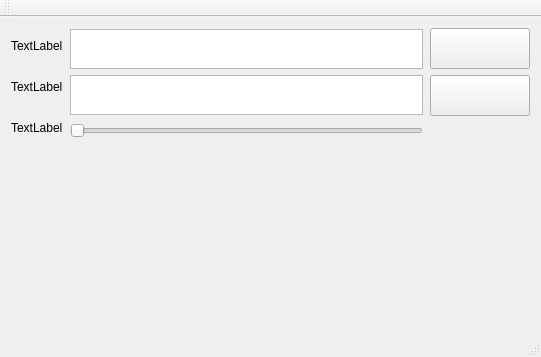
<?xml version="1.0" encoding="UTF-8"?>
<ui version="4.0">
 <class>ScratchQThreadClass</class>
 <widget class="QMainWindow" name="ScratchQThreadClass">
  <property name="geometry">
   <rect>
    <x>0</x>
    <y>0</y>
    <width>541</width>
    <height>357</height>
   </rect>
  </property>
  <property name="windowTitle">
   <string>ScratchQThread</string>
  </property>
  <property name="autoFillBackground">
   <bool>false</bool>
  </property>
  <widget class="QWidget" name="centralWidget">
   <layout class="QHBoxLayout" name="horizontalLayout" stretch="0,1,0">
    <item>
     <layout class="QVBoxLayout" name="verticalLayout_3" stretch="1,1,1,8">
      <item>
       <widget class="QLabel" name="label_ActiveNum">
        <property name="sizePolicy">
         <sizepolicy hsizetype="Preferred" vsizetype="Fixed">
          <horstretch>0</horstretch>
          <verstretch>0</verstretch>
         </sizepolicy>
        </property>
        <property name="minimumSize">
         <size>
          <width>50</width>
          <height>35</height>
         </size>
        </property>
        <property name="text">
         <string>TextLabel</string>
        </property>
       </widget>
      </item>
      <item>
       <widget class="QLabel" name="label_ControlNum">
        <property name="sizePolicy">
         <sizepolicy hsizetype="Preferred" vsizetype="Fixed">
          <horstretch>0</horstretch>
          <verstretch>0</verstretch>
         </sizepolicy>
        </property>
        <property name="minimumSize">
         <size>
          <width>50</width>
          <height>35</height>
         </size>
        </property>
        <property name="text">
         <string>TextLabel</string>
        </property>
       </widget>
      </item>
      <item>
       <widget class="QLabel" name="label_SliderNum">
        <property name="sizePolicy">
         <sizepolicy hsizetype="Preferred" vsizetype="Fixed">
          <horstretch>0</horstretch>
          <verstretch>0</verstretch>
         </sizepolicy>
        </property>
        <property name="minimumSize">
         <size>
          <width>50</width>
          <height>35</height>
         </size>
        </property>
        <property name="text">
         <string>TextLabel</string>
        </property>
       </widget>
      </item>
      <item>
       <spacer name="verticalSpacer_2">
        <property name="orientation">
         <enum>Qt::Vertical</enum>
        </property>
        <property name="sizeHint" stdset="0">
         <size>
          <width>20</width>
          <height>40</height>
         </size>
        </property>
       </spacer>
      </item>
     </layout>
    </item>
    <item>
     <layout class="QVBoxLayout" name="verticalLayout" stretch="1,1,1,8">
      <property name="leftMargin">
       <number>1</number>
      </property>
      <property name="topMargin">
       <number>1</number>
      </property>
      <property name="rightMargin">
       <number>1</number>
      </property>
      <property name="bottomMargin">
       <number>1</number>
      </property>
      <item>
       <widget class="QTextEdit" name="textEdit_Active">
        <property name="sizePolicy">
         <sizepolicy hsizetype="Preferred" vsizetype="Fixed">
          <horstretch>0</horstretch>
          <verstretch>0</verstretch>
         </sizepolicy>
        </property>
        <property name="minimumSize">
         <size>
          <width>300</width>
          <height>40</height>
         </size>
        </property>
        <property name="baseSize">
         <size>
          <width>300</width>
          <height>40</height>
         </size>
        </property>
        <property name="readOnly">
         <bool>true</bool>
        </property>
       </widget>
      </item>
      <item>
       <widget class="QTextEdit" name="textEdit_Control">
        <property name="sizePolicy">
         <sizepolicy hsizetype="Preferred" vsizetype="Fixed">
          <horstretch>0</horstretch>
          <verstretch>0</verstretch>
         </sizepolicy>
        </property>
        <property name="minimumSize">
         <size>
          <width>300</width>
          <height>40</height>
         </size>
        </property>
        <property name="sizeIncrement">
         <size>
          <width>0</width>
          <height>0</height>
         </size>
        </property>
        <property name="baseSize">
         <size>
          <width>0</width>
          <height>0</height>
         </size>
        </property>
        <property name="readOnly">
         <bool>true</bool>
        </property>
       </widget>
      </item>
      <item>
       <widget class="QSlider" name="horizontalSlider">
        <property name="sizePolicy">
         <sizepolicy hsizetype="Preferred" vsizetype="Fixed">
          <horstretch>0</horstretch>
          <verstretch>0</verstretch>
         </sizepolicy>
        </property>
        <property name="minimumSize">
         <size>
          <width>300</width>
          <height>20</height>
         </size>
        </property>
        <property name="baseSize">
         <size>
          <width>300</width>
          <height>20</height>
         </size>
        </property>
        <property name="orientation">
         <enum>Qt::Horizontal</enum>
        </property>
       </widget>
      </item>
      <item>
       <spacer name="verticalSpacer_3">
        <property name="orientation">
         <enum>Qt::Vertical</enum>
        </property>
        <property name="sizeHint" stdset="0">
         <size>
          <width>20</width>
          <height>40</height>
         </size>
        </property>
       </spacer>
      </item>
     </layout>
    </item>
    <item>
     <layout class="QVBoxLayout" name="verticalLayout_2">
      <item>
       <widget class="QPushButton" name="pushButton_Active">
        <property name="sizePolicy">
         <sizepolicy hsizetype="MinimumExpanding" vsizetype="Preferred">
          <horstretch>0</horstretch>
          <verstretch>0</verstretch>
         </sizepolicy>
        </property>
        <property name="minimumSize">
         <size>
          <width>91</width>
          <height>41</height>
         </size>
        </property>
        <property name="font">
         <font>
          <pointsize>11</pointsize>
          <weight>75</weight>
          <bold>true</bold>
          <kerning>false</kerning>
         </font>
        </property>
        <property name="focusPolicy">
         <enum>Qt::NoFocus</enum>
        </property>
        <property name="toolTip">
         <string>&lt;html&gt;&lt;head/&gt;&lt;body&gt;&lt;p&gt;&lt;br/&gt;&lt;/p&gt;&lt;/body&gt;&lt;/html&gt;</string>
        </property>
        <property name="layoutDirection">
         <enum>Qt::LeftToRight</enum>
        </property>
        <property name="autoFillBackground">
         <bool>false</bool>
        </property>
        <property name="styleSheet">
         <string notr="true">color: rgb(0, 218, 0);</string>
        </property>
        <property name="text">
         <string/>
        </property>
        <property name="icon">
         <iconset resource="ScratchQThread.qrc">
          <normaloff>:/ScratchQThread/image/Inactive.PNG</normaloff>
          <normalon>:/ScratchQThread/image/Active.PNG</normalon>
          <disabledoff>:/ScratchQThread/image/Inactive.PNG</disabledoff>
          <disabledon>:/ScratchQThread/image/Active.PNG</disabledon>
          <activeoff>:/ScratchQThread/image/Inactive.PNG</activeoff>
          <activeon>:/ScratchQThread/image/Active.PNG</activeon>
          <selectedoff>:/ScratchQThread/image/Inactive.PNG</selectedoff>
          <selectedon>:/ScratchQThread/image/Active.PNG</selectedon>:/ScratchQThread/image/Inactive.PNG</iconset>
        </property>
        <property name="iconSize">
         <size>
          <width>91</width>
          <height>41</height>
         </size>
        </property>
        <property name="checkable">
         <bool>true</bool>
        </property>
        <property name="checked">
         <bool>false</bool>
        </property>
        <property name="autoDefault">
         <bool>false</bool>
        </property>
        <property name="default">
         <bool>false</bool>
        </property>
        <property name="flat">
         <bool>false</bool>
        </property>
       </widget>
      </item>
      <item>
       <widget class="QPushButton" name="pushButton_Control">
        <property name="sizePolicy">
         <sizepolicy hsizetype="MinimumExpanding" vsizetype="Preferred">
          <horstretch>0</horstretch>
          <verstretch>0</verstretch>
         </sizepolicy>
        </property>
        <property name="minimumSize">
         <size>
          <width>91</width>
          <height>41</height>
         </size>
        </property>
        <property name="font">
         <font>
          <pointsize>11</pointsize>
          <weight>75</weight>
          <bold>true</bold>
         </font>
        </property>
        <property name="styleSheet">
         <string notr="true">color: rgb(0, 85, 255);</string>
        </property>
        <property name="text">
         <string/>
        </property>
        <property name="icon">
         <iconset resource="ScratchQThread.qrc">
          <normaloff>:/ScratchQThread/image/sliderbar.PNG</normaloff>
          <normalon>:/ScratchQThread/image/randombar.PNG</normalon>
          <disabledoff>:/ScratchQThread/image/sliderbar.PNG</disabledoff>
          <disabledon>:/ScratchQThread/image/randombar.PNG</disabledon>
          <activeoff>:/ScratchQThread/image/sliderbar.PNG</activeoff>
          <activeon>:/ScratchQThread/image/randombar.PNG</activeon>
          <selectedoff>:/ScratchQThread/image/sliderbar.PNG</selectedoff>
          <selectedon>:/ScratchQThread/image/randombar.PNG</selectedon>:/ScratchQThread/image/sliderbar.PNG</iconset>
        </property>
        <property name="iconSize">
         <size>
          <width>91</width>
          <height>41</height>
         </size>
        </property>
        <property name="checkable">
         <bool>true</bool>
        </property>
       </widget>
      </item>
      <item>
       <spacer name="verticalSpacer">
        <property name="orientation">
         <enum>Qt::Vertical</enum>
        </property>
        <property name="sizeHint" stdset="0">
         <size>
          <width>100</width>
          <height>13</height>
         </size>
        </property>
       </spacer>
      </item>
     </layout>
    </item>
   </layout>
  </widget>
  <widget class="QMenuBar" name="menuBar">
   <property name="geometry">
    <rect>
     <x>0</x>
     <y>0</y>
     <width>541</width>
     <height>21</height>
    </rect>
   </property>
  </widget>
  <widget class="QToolBar" name="mainToolBar">
   <attribute name="toolBarArea">
    <enum>TopToolBarArea</enum>
   </attribute>
   <attribute name="toolBarBreak">
    <bool>false</bool>
   </attribute>
  </widget>
  <widget class="QStatusBar" name="statusBar"/>
 </widget>
 <layoutdefault spacing="6" margin="11"/>
 <resources>
  <include location="ScratchQThread.qrc"/>
 </resources>
 <connections/>
</ui>
